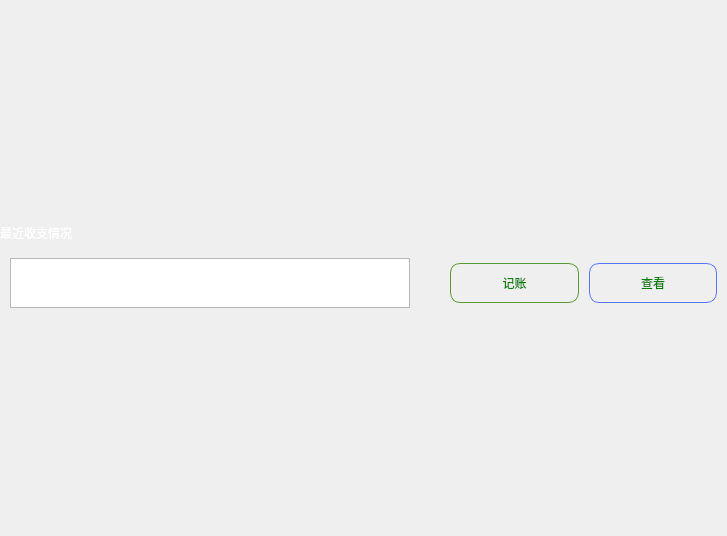
<?xml version="1.0" encoding="UTF-8"?>
<ui version="4.0">
 <class>MoneyManage</class>
 <widget class="QWidget" name="MoneyManage">
  <property name="geometry">
   <rect>
    <x>0</x>
    <y>0</y>
    <width>727</width>
    <height>536</height>
   </rect>
  </property>
  <property name="windowTitle">
   <string>Form</string>
  </property>
  <layout class="QVBoxLayout" name="verticalLayout_2">
   <property name="spacing">
    <number>9</number>
   </property>
   <property name="leftMargin">
    <number>0</number>
   </property>
   <property name="topMargin">
    <number>0</number>
   </property>
   <property name="rightMargin">
    <number>0</number>
   </property>
   <property name="bottomMargin">
    <number>0</number>
   </property>
   <item>
    <layout class="QVBoxLayout" name="verticalLayout">
     <property name="spacing">
      <number>0</number>
     </property>
     <item>
      <widget class="QLabel" name="ShowLastLabel">
       <property name="sizePolicy">
        <sizepolicy hsizetype="Preferred" vsizetype="Maximum">
         <horstretch>0</horstretch>
         <verstretch>0</verstretch>
        </sizepolicy>
       </property>
       <property name="minimumSize">
        <size>
         <width>0</width>
         <height>30</height>
        </size>
       </property>
       <property name="maximumSize">
        <size>
         <width>16777215</width>
         <height>30</height>
        </size>
       </property>
       <property name="styleSheet">
        <string notr="true">border-color: rgb(0, 85, 255);
background-image: url(:/Resource/moneyBackground.jpg);
font: 14pt &quot;04b_21&quot;;
color: rgb(255, 255, 255);
</string>
       </property>
       <property name="text">
        <string>最近收支情况</string>
       </property>
       <property name="textFormat">
        <enum>Qt::AutoText</enum>
       </property>
      </widget>
     </item>
     <item>
      <layout class="QHBoxLayout" name="horizontalLayout">
       <property name="spacing">
        <number>10</number>
       </property>
       <property name="leftMargin">
        <number>10</number>
       </property>
       <property name="topMargin">
        <number>10</number>
       </property>
       <property name="rightMargin">
        <number>10</number>
       </property>
       <property name="bottomMargin">
        <number>10</number>
       </property>
       <item>
        <widget class="QTableView" name="tableView">
         <property name="sizePolicy">
          <sizepolicy hsizetype="Minimum" vsizetype="Minimum">
           <horstretch>0</horstretch>
           <verstretch>0</verstretch>
          </sizepolicy>
         </property>
         <property name="minimumSize">
          <size>
           <width>400</width>
           <height>50</height>
          </size>
         </property>
         <property name="maximumSize">
          <size>
           <width>16777215</width>
           <height>16777215</height>
          </size>
         </property>
        </widget>
       </item>
       <item>
        <spacer name="horizontalSpacer">
         <property name="orientation">
          <enum>Qt::Horizontal</enum>
         </property>
         <property name="sizeType">
          <enum>QSizePolicy::Minimum</enum>
         </property>
         <property name="sizeHint" stdset="0">
          <size>
           <width>30</width>
           <height>20</height>
          </size>
         </property>
        </spacer>
       </item>
       <item>
        <widget class="QPushButton" name="RecordButton">
         <property name="styleSheet">
          <string notr="true">background:transparent;
border:1px solid rgb(89, 153, 48);
border-radius:10px;
padding:10px 12px;
color: green;</string>
         </property>
         <property name="text">
          <string>记账</string>
         </property>
         <property name="flat">
          <bool>false</bool>
         </property>
        </widget>
       </item>
       <item>
        <widget class="QPushButton" name="pushButton_2">
         <property name="styleSheet">
          <string notr="true">background:transparent;
border:1px solid rgb(87, 118, 255);
border-radius:10px;
padding:10px 12px;
color: green;</string>
         </property>
         <property name="text">
          <string>查看</string>
         </property>
        </widget>
       </item>
      </layout>
     </item>
    </layout>
   </item>
  </layout>
 </widget>
 <resources>
  <include location="D:/code/res.qrc"/>
 </resources>
 <connections/>
</ui>
